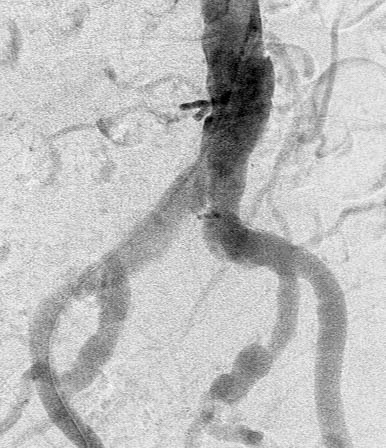
#> input picture images/1.jpg, 386 x 448 px; its folder holds only this picture in this run
$ jupyter execute preprocess.ipynb
#> lines starting #> are read from the running program, lines starting #| are printed output that depends on the picture
#### Load Images and Masks

1. First, we need to load the images, masks, and metadata from their respective directories.
2. Images : Each image is an angiogram in JPEG format.
3. Masks : Each mask is a binary image, where white pixels (value 255) indicate the presence of an anomaly (stenosis or aneurysm).
4. Metadata : The metadata.json file contains the coordinates of anomalies (stenosis and aneurysm) for each image.

[cell 1]
import os
import cv2
import json
import numpy as np

image_dir = 'images'
mask_dir = 'masks'
metadata_file = 'metadata.json'

# Load metadata
with open(metadata_file, 'r') as f:
#> (reads metadata.json from the repository)
    metadata = json.load(f)

[cell 2]
def load_and_preprocess_data(image_dir, mask_dir, metadata, target_size=(256, 256)):
#> called with image_dir = 'images', mask_dir = 'masks', target_size = (256, 256)
    images = []
    masks = []
    labels = []

    for entry in metadata:
        image_id = entry["image_id"]
        image_path = os.path.join(image_dir, f"{image_id}.jpg")
        mask_path = os.path.join(mask_dir, f"{image_id}.png")

        # Load image and mask
        image = cv2.imread(image_path, cv2.IMREAD_GRAYSCALE)
#> image is the input picture: shape (448, 386); min 0, max 255, mean 188.9
        mask = cv2.imread(mask_path, cv2.IMREAD_GRAYSCALE)

        if image is not None and mask is not None:
            # Resize image and mask
            image_resized = cv2.resize(image, target_size, interpolation=cv2.INTER_AREA)
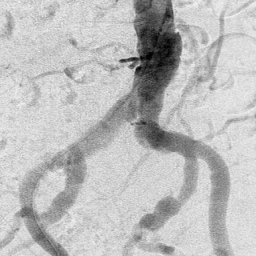
#> image_resized: shape (256, 256); min 0, max 246, mean 188.9
            mask_resized = cv2.resize(mask, target_size, interpolation=cv2.INTER_NEAREST)
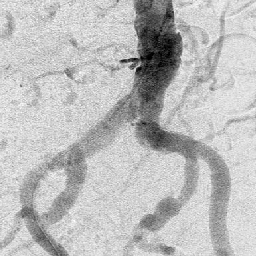
#> mask_resized: shape (256, 256); min 0, max 255, mean 188.8

            # Normalize image
            image_normalized = image_resized / 255.0

            # Append data
            images.append(image_normalized)
            masks.append(mask_resized)

            # Label based on aneurysm presence
            anomalies = entry["anomalies"]["aneurysm"]
            if anomalies:
                labels.append(1)  # Aneurysm present
            else:
                labels.append(0)  # No aneurysm

    return np.array(images), np.array(masks), np.array(labels)
